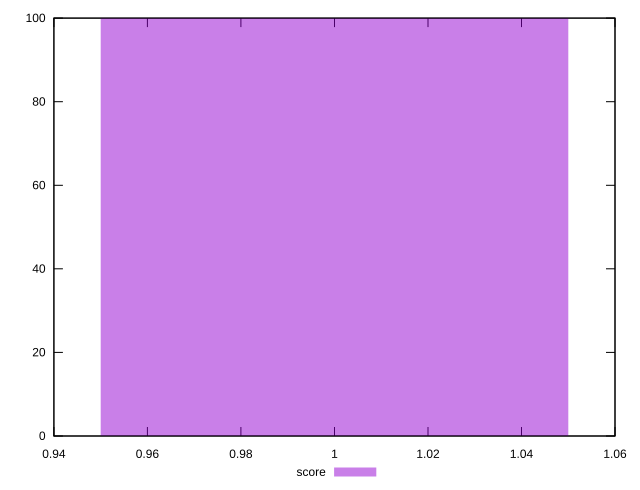

The gnuplot source for this figure:
reset
set terminal svg size 640, 490 enhanced background rgb 'white'
set output "report_00007_2020-12-11T15:55:29.892Z/unused-css-rules/samples/pages+cached+noexternal+nofonts+nosvg+noimg/score/histogram.svg"

$score <<EOF
1 100
EOF

set key outside below
set boxwidth 0.1
set yrange [0:100]
set style fill transparent solid 0.5 noborder

plot \
  $score title "score" with boxes, \


reset
